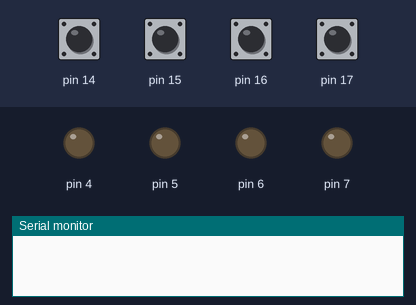
The sketch below on a simulated Arduino Uno, built with avr-gcc and run on an emulated ATmega328P. Shown: output pins drawn as LEDs (lit = HIGH), the last lines printed to the serial monitor. The inputs (shaded band) are chosen by the test bench; at power-on: pin 14–17 HIGH.

Above: at 5.0 s.
5.1 s: pin 14 pulled LOW for 0.15 s
At 5.26 s:
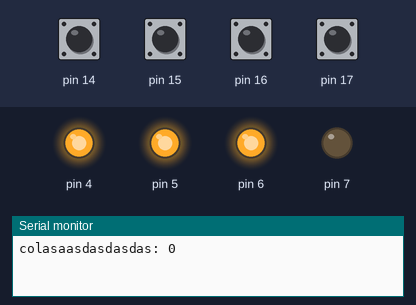
Timing chart, 0 to 8.1 s (numbered marks = the images above; inputs shaded):
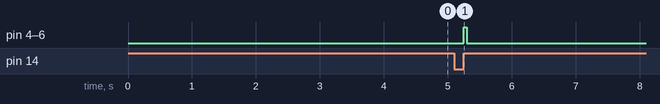

Measured:
- after the input at 5.1 s, pin 4–6: LOW → HIGH after 0.15 s, → LOW 0.04 s later

The sketch:

Keypad_with_interrupts.ino
```cpp
#define F_CPU 16000000L
#include <avr/io.h>
#include <util/delay.h>
//keys
char key[4][4]={
  {'1','2','3','A'},
  {'4','5','6','B'},
  {'7','8','9','C'},
  {'*','0','#','D'}};
//needed variables
char row = 0;
char column = 0;
char* ipc = &column;
char* ipr = &row;
char n= 0; //the number of pin changes, since everytime the pin is changed, the interrupt will be started. This means that when you press and release, that is two interrupts. this constant is to metgate that.
int main (void){
  //defining the outputs to be PD4->PD7
  DDRD=0xF0;
  PORTD=0x00;
  //defining the inputs with pullups to be PC0->PC3
  DDRC=0x00;
  PORTC=0x0F;
  //handling the pinchange interrupt
  sei();
  PCICR=0x02;
  PCMSK1=0x0F;
  Serial.begin(9600);
  while(1){
    PORTD=0x00;
    _delay_ms(1);
  }
}
void getcol(char* ipc){
  if(!(PINC&0x01)){
    *ipc=1;
  }
  else if(!(PINC&0x02)){
    *ipc=2;
  }
  else if(!(PINC&0x04)){
    *ipc=3;
  }
  else if(!(PINC&0x08)){
    *ipc=4;
  }
   Serial.print("colasaasdasdasdas: ");
         Serial.flush();
      Serial.println(column,10);
            Serial.flush();
}

ISR(PCINT1_vect){
  n++;
//  Serial.println("enter");
  if(n==2){
     //checking first row
       PORTD=0xE0;
       _delay_ms(1);
       if((PINC&0x0F)!=0x0F)
        row=1;
       //checking second row
       PORTD=0xD0;
       _delay_ms(1);
       if((PINC&0x0F)!=0x0F)
        row=2;
       //checking third row
       PORTD=0xB0;
       _delay_ms(1);
       if((PINC&0x0F)!=0x0F)
        row=3;
       //checking fourth row
       PORTD=0x70;
       _delay_ms(1);
       if((PINC&0x0F)!=0x0F)
        row =4;
      getcol(ipc);
      Serial.print("row: ");
            Serial.flush();
      Serial.println(row,10);
            Serial.flush();
      Serial.print("col: ");
            Serial.flush();
      Serial.println(column,10);
            Serial.flush();
      while((PINC&0x0F)!=0x0F)//waiting till button is released
      Serial.flush();
      Serial.println(key[row-1][*ipc-1]);
      n=0;
  }
}
```
